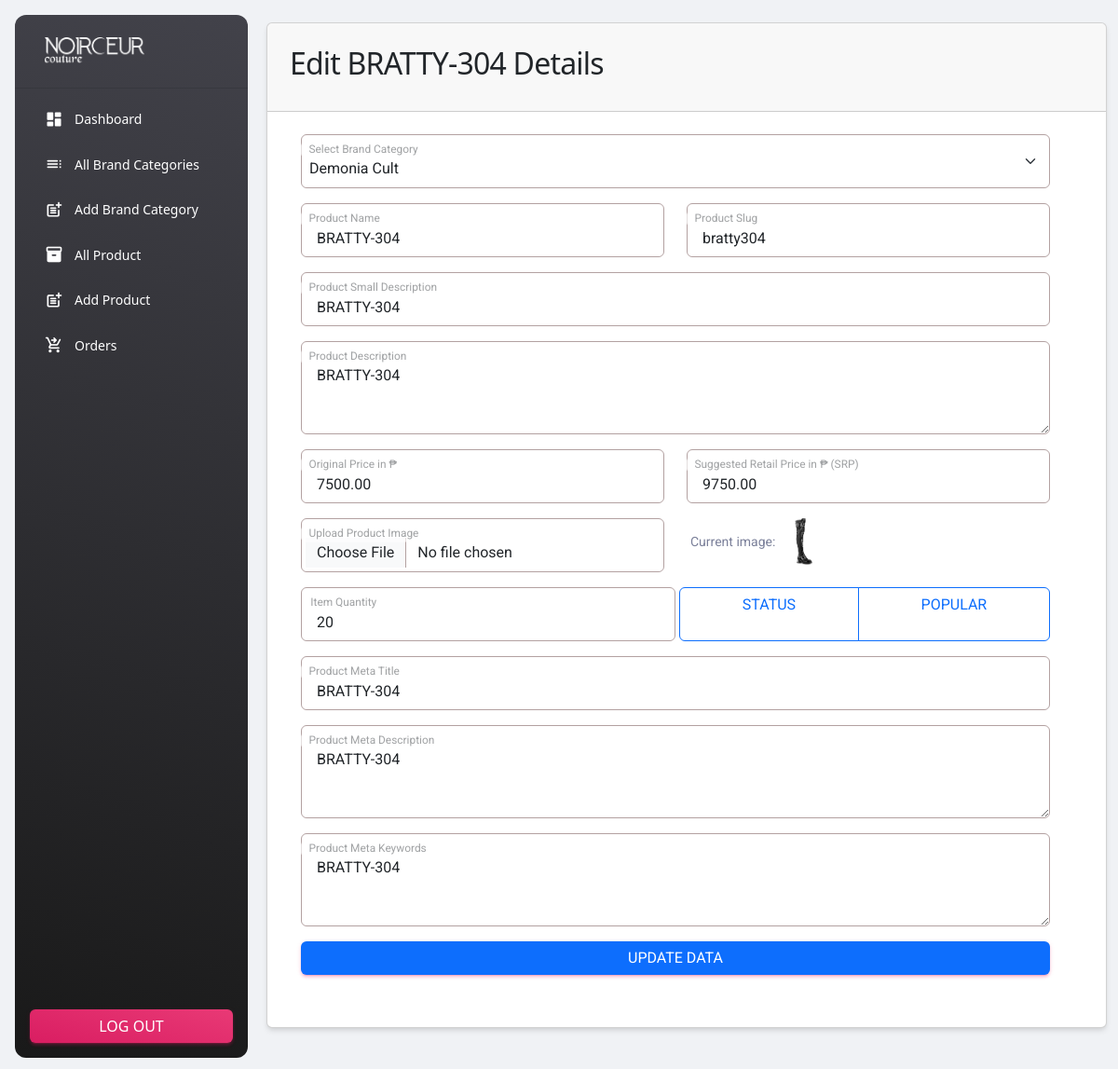
/admin/editProduct.php?id=33, run on the app's committed database.
### tables this page shows
CREATE TABLE `products` (
  `product_id` int(11) NOT NULL,
  `category_id` int(11) NOT NULL,
  `product_name` varchar(254) NOT NULL,
  `product_slug` varchar(300) NOT NULL,
  `product_small_description` mediumtext NOT NULL,
  `product_description` mediumtext NOT NULL,
  `product_original_price` decimal(10,2) NOT NULL,
  `product_srp` decimal(10,2) NOT NULL,
  `product_image` varchar(300) NOT NULL,
  `product_qty` int(11) NOT NULL,
  `product_status` tinyint(4) NOT NULL,
  `product_popular` tinyint(4) NOT NULL,
  `product_meta_title` varchar(254) NOT NULL,
  `product_meta_keywords` mediumtext NOT NULL,
  `product_meta_description` mediumtext NOT NULL,
  `product_createdAt` timestamp NOT NULL DEFAULT current_timestamp()
);

CREATE TABLE `categories` (
  `category_id` int(11) NOT NULL,
  `category_name` varchar(254) NOT NULL,
  `category_slug` varchar(300) NOT NULL,
  `category_description` varchar(300) NOT NULL,
  `category_status` tinyint(1) NOT NULL DEFAULT 0,
  `category_popular` tinyint(1) NOT NULL DEFAULT 0,
  `category_image` varchar(300) NOT NULL,
  `category_meta_title` varchar(254) NOT NULL,
  `category_meta_description` mediumtext NOT NULL,
  `category_meta_keywords` mediumtext NOT NULL,
  `category_createdAt` timestamp NOT NULL DEFAULT current_timestamp()
);

### functions/myFunctions.php (called while the page is built, shortened)
<?php
include('../config/dbcon.php');
function getAll($table)
{
    global $con;
    $query = "SELECT * FROM $table";
    $query_run = mysqli_query($con, $query);
    return $query_run;
}
function getByIdProduct($table, $id)
{
    global $con;
    $query = "SELECT * FROM $table WHERE product_id = '$id'";
    $result = mysqli_query($con, $query);
    return $result;
}

### admin/editProduct.php (the view, shortened to what this page needs)
<?php include('includes/header.php');
include('../functions/myFunctions.php'); ?>
<div class="container">
    <div class="row">
        <div class="col-md-12">
            <?php
            if (isset($_GET['id'])) {
                $ids = $_GET['id'];
                $product = getByIdProduct("products", $ids);
                if (mysqli_num_rows($product) > 0) {
                    $data = mysqli_fetch_array($product);
            ?>
                    <div class="card">
                        <div class="card-header">
                            <h2>Edit <?= $data['product_name'] ?> Details</h2>
                        </div>
                        <div class="card-body">
                            <form action="authcode.php" method="POST" enctype="multipart/form-data">
                                <div class="container-fluid">
                                    <div class="row col-md-12">
                                        <div class="form-floating col-md-12 mb-3">
                                            <select name="selectBrandCategoryID" class="form-select ps-2" id="selbr">
                                                <?php
                                                $categories = getAll("categories");
                                                if (mysqli_num_rows($categories) > 0) {
                                                    foreach ($categories as $item) {
                                                ?>
                                                        <option value="<?= $item['category_id'] ?>" <?= $data['category_id'] == $item['category_id'] ? 'selected' : '' ?>><?= $item['category_name'] ?></option>
                                                <?php
                                                    }
                                                } else {
                                                    echo "No Category Available";
                                                }
                                                ?>
                                            </select>
                                            <label for="selbr" class="ps-3">Select Brand Category</label>
                                        </div>
                                        <div class="form-floating col-md-6 mb-3">
                                            <input type="text" class="form-control ps-3" value="<?= $data['product_name'] ?>" id="name_input" name="productnameInput" required placeholder="Name">
                                            <label for="floatingInput" class="ps-3">Product Name</label>
                                        </div>
                                        <div class="form-floating col-md-6 mb-3">
                                            <input type="text" class="form-control ps-3" value="<?= $data['product_slug'] ?>" id="slug_input" name="productslugInput" required placeholder="Slug">
                                            <label for="floatingPassword" class="ps-3">Product Slug</label>
                                        </div>
                                        <div class="form-floating col-md-12 mb-3">
                                            <input type="text" class="form-control ps-3" value="<?= $data['product_small_description'] ?>" id="smallDesc_input" name="smallDescriptionInput" required placeholder="sdesc">
                                            <label for="smallDesc_input" class="ps-3">Product Small Description</label>
                                        </div>
                                        <div class="form-floating col-md-12 mb-3">
                                            <textarea class="form-control ps-3" placeholder="d" id="description_input" name="productdescriptionInput" style="height:100px; min-height: 57px; max-height: 100px;" rows="3"><?= $data['product_description'] ?></textarea>
                                            <label for="floatingPassword" class="ps-3">Product Description</label>
                                        </div>
                                        <div class="form-floating col-md-6 mb-3">
                                            <input type="number" class="form-control ps-3" value="<?= $data['product_original_price'] ?>" id="orp_input" name="originalPriceInput" required placeholder="orp">
                                            <label for="floatingInput" class="ps-3">Original Price in ₱</label>
                                        </div>
                                        <div class="form-floating col-md-6 mb-3">
                                            <input type="number" class="form-control ps-3" value="<?= $data['product_srp'] ?>" id="srp_input" name="suggestedRetailPriceInput" readonly required placeholder="srp">
                                            <label for="floatingPassword" class="ps-3">Suggested Retail Price in ₱ (SRP)</label>
                                        </div>
                                        <div class="form-floating col-md-6 mb-3">
                                            <input type="file" class="form-control ps-3" id="uploadProductImage_input" accept=".jpg, .jpeg, .png, .webp, .avif, .gif" name="uploadProductImageInput">
                                            <label for="floatingPassword" class="ps-3">Upload Product Image</label>
                                        </div>
                                        <div class="col-md-6 mb-3">
                                            <label for="">Current image:</label>
                                            <img src="../uploads/products/<?= $data['product_image'] ?>" height="50px" alt="brand">
                                        </div>
                                        <div class="col-md-12" style="display:flex;">
                                            <div class="form-floating col-md-6 mb-3">
                                                <input type="number" class="form-control ps-3" value="<?= $data['product_qty'] ?>" id="qty_input" name="quantityInput" required placeholder="qty">
                                                <label for="floatingPassword" class="ps-1">Item Quantity</label>
                                            </div>
                                            <div class="btn-group col-md-6" role="group" aria-label="Basic checkbox toggle button group">
                                                <label class="btn btn-outline-primary" for="status_checkbox">Status</label>
                                                <label class="btn btn-outline-primary" for="popular_checkbox">Popular</label>
                                            </div>
                                        </div>
                                        <div class="form-floating col-md-12 mb-3">
                                            <input type="text" class="form-control ps-3" value="<?= $data['product_meta_title'] ?>" id="metaTitle_input" name="productmetaTitleInput" required placeholder="Slug">
                                            <label for="floatingPassword" class="ps-3">Product Meta Title</label>
                                        </div>
                                        <div class="form-floating col-md-12 mb-3">
                                            <textarea class="form-control ps-3" placeholder="d" id="metaDescription_input" name="productmetaDescriptionInput" required style="height:100px; min-height: 57px; max-height: 100px;" rows="3"><?= $data['product_meta_description'] ?></textarea>
                                            <label for="floatingPassword" class="ps-3">Product Meta Description</label>
                                        </div>
                                        <div class="form-floating col-md-12 mb-3">
                                            <textarea class="form-control ps-3" placeholder="d" id="metaKeywords_input" name="productmetaKeywordsInput" required style="height:100px; min-height: 57px; max-height: 100px;" rows="3"><?= $data['product_meta_description'] ?></textarea>
                                            <label for="floatingPassword" class="ps-3">Product Meta Keywords</label>
                                        </div>
                                        <div class="text-center col-md-12 mb-3">
                                            <button type="submit" id="editProduct_btn" name="updateProductBtn" class="col-md-12 btn btn-primary">Update Data</button>
                                        </div>
                                    </div>
                                </div>
                            </form>
                        </div>
                    </div>
                <?php
                } else {
                    echo "Product not found for given id";
                }
                ?>
            <?php  } else {
                echo "id missing from url";
            } ?>
        </div>
    </div>
</div>
<?php include('includes/footer.php'); ?>

### admin/includes/header.php (style rules this page uses)
.form-control { border: 1px solid #b3a1a1 !important; }
.form-select { border: 1px solid #b3a1a1 !important; }

### data on the page
products: product_name "BRATTY-304", selectBrandCategoryID "Demonia Cult", productnameInput "BRATTY-304", productslugInput "bratty304", smallDescriptionInput "BRATTY-304", productdescriptionInput "BRATTY-304", originalPriceInput "7500.00", suggestedRetailPriceInput "9750.00", product_image (picture), quantityInput "20", productmetaTitleInput "BRATTY-304", productmetaDescriptionInput "BRATTY-304", productmetaKeywordsInput "BRATTY-304"
